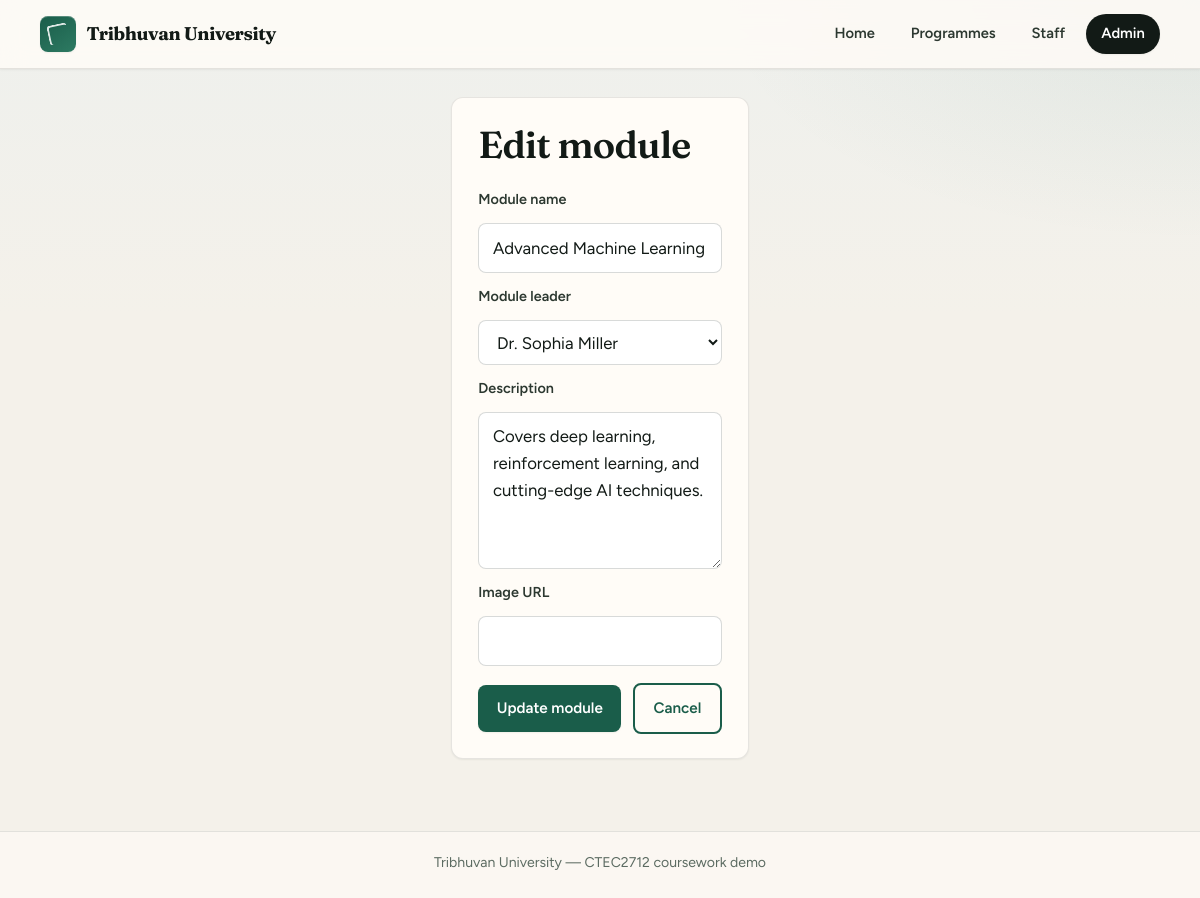
The app's page /admin/modules/19/edit (signed in) with its own data.
### tables this page shows
CREATE TABLE Modules (
    ModuleID INT PRIMARY KEY AUTO_INCREMENT,
    ModuleName VARCHAR(150) NOT NULL,
    ModuleLeaderID INT NULL,
    Description TEXT NULL,
    Image VARCHAR(255) NULL,
    FOREIGN KEY (ModuleLeaderID) REFERENCES Staff(StaffID) ON DELETE SET NULL ON UPDATE CASCADE,
    INDEX idx_modules_leader (ModuleLeaderID)
);

CREATE TABLE Staff (
    StaffID INT PRIMARY KEY,
    Name VARCHAR(120) NOT NULL,
    Username VARCHAR(80) NULL UNIQUE,
    PasswordHash VARCHAR(255) NULL
);

### app/core/Controller.php (called while the page is built, shortened)
<?php
class Controller
{
    protected function view(string $template, array $data = []): void
    {
        include __DIR__ . '/../views/layout.php';
    }
}

### app/controllers/AdminController.php (called while the page is built, shortened)
<?php
final class AdminController extends Controller
{
    private ModuleModel $modules;
    private StaffModel $staff;
    public function __construct()
    {
        $this->modules = new ModuleModel();
        $this->staff = new StaffModel();
    }
    public function moduleForm(?int $id = null): void
    {
        $this->view('admin/module_form', [
            'module' => $id ? $this->modules->find($id) : null,
            'staff' => $this->staff->all(),
            'action' => url($id ? '/admin/modules/' . $id . '/update' : '/admin/modules/create'),
        ]);
    }
}

### app/bootstrap.php (called while the page is built, shortened)
<?php
spl_autoload_register(static function (string $class): void {
    $prefixes = [
        'Core\\' => __DIR__ . '/core/',
        'Controllers\\' => __DIR__ . '/controllers/',
        'Models\\' => __DIR__ . '/models/',
    ];
    foreach ($prefixes as $prefix => $baseDir) {
        if (str_starts_with($class, $prefix)) {
            $relative = substr($class, strlen($prefix));
            $path = $baseDir . str_replace('\\', '/', $relative) . '.php';
            return;
        }
    }
});
function e(?string $value): string
{
    return htmlspecialchars((string) $value, ENT_QUOTES | ENT_SUBSTITUTE, 'UTF-8');
}
function request_base_path(): string
{
    static $cached = null;
    if ($cached !== null) {
        return $cached;
    }
    $script = (string) ($_SERVER['SCRIPT_NAME'] ?? '/index.php');
    $dir = str_replace('\\', '/', dirname($script));
    $cached = ($dir === '/' || $dir === '.') ? '' : rtrim($dir, '/');
    return $cached;
}
function url(string $path = '/'): string
{
    $base = request_base_path();
    if ($path === '' || $path === '/') {
        return $base === '' ? '/' : $base . '/';
    }
    $path = $path[0] === '/' ? $path : '/' . $path;
    return $base . $path;
}

### app/models/ModuleModel.php (called while the page is built, shortened)
<?php
final class ModuleModel
{
    private PDO $db;
    public function __construct()
    {
        $this->db = Database::connection();
    }
    public function find(int $id): ?array
    {
        $stmt = $this->db->prepare("SELECT * FROM Modules WHERE ModuleID = :id");
        $stmt->execute(['id' => $id]);
        $row = $stmt->fetch();
        return $row ?: null;
    }
}

### app/core/Database.php (called while the page is built, shortened)
<?php
final class Database
{
    private static ?PDO $pdo = null;
    public static function connection(): PDO
    {
        if (self::$pdo !== null) {
            return self::$pdo;
        }
        $host = app_config('db.host');
        $port = app_config('db.port');
        $socket = (string) app_config('db.socket');
        $name = app_config('db.name');
        $charset = app_config('db.charset');
        $user = app_config('db.user');
        $pass = app_config('db.pass');
        $dsn = $socket !== ''
            ? "mysql:unix_socket={$socket};dbname={$name};charset={$charset}"
            : "mysql:host={$host};port={$port};dbname={$name};charset={$charset}";
        try {
            self::$pdo = new PDO($dsn, $user, $pass, [
                PDO::ATTR_ERRMODE => PDO::ERRMODE_EXCEPTION,
                PDO::ATTR_DEFAULT_FETCH_MODE => PDO::FETCH_ASSOC,
                PDO::ATTR_EMULATE_PREPARES => false,
            ]);
        } catch (PDOException $exception) {
            throw new RuntimeException('Database connection failed: ' . $exception->getMessage());
        }
        return self::$pdo;
    }
}

### app/models/StaffModel.php (called while the page is built, shortened)
<?php
final class StaffModel
{
    private PDO $db;
    public function __construct()
    {
        $this->db = Database::connection();
    }
    public function all(): array
    {
        return $this->db->query(
            'SELECT StaffID, Name FROM Staff ORDER BY Name'
        )->fetchAll();
    }
}

### app/views/admin/module_form.php (the view, shortened to what this page needs)
<section class="admin-panel admin-panel--form">
    <h1 class="admin-page-title"><?= $module ? 'Edit module' : 'Create module' ?></h1>
    <form method="post" action="<?= e($action) ?>">
        <label for="name">Module name</label>
        <input id="name" name="name" required maxlength="150" value="<?= e($module['ModuleName'] ?? '') ?>">
        <label for="leader_id">Module leader</label>
        <select id="leader_id" name="leader_id">
            <?php foreach ($staff as $member): ?>
                <?php $selected = (int) ($module['ModuleLeaderID'] ?? 0) === (int) $member['StaffID']; ?>
                <option value="<?= (int) $member['StaffID'] ?>" <?= $selected ? 'selected' : '' ?>>
                    <?= e($member['Name']) ?>
                </option>
            <?php endforeach; ?>
        </select>
        <label for="description">Description</label>
        <textarea id="description" name="description" rows="5"><?= e($module['Description'] ?? '') ?></textarea>
        <label for="image">Image URL</label>
        <input id="image" name="image" maxlength="255" value="<?= e($module['Image'] ?? '') ?>">
        <div class="form-actions">
            <button type="submit"><?= $module ? 'Update module' : 'Create module' ?></button>
            <a href="<?= e(url('/admin')) ?>" class="button-link button-link--ghost">Cancel</a>
        </div>
    </form>
</section>

### public/assets/styles.css (style rules this page uses)
:root { color-scheme: light; --font-display: "Fraunces", Georgia, "Times New Roman", serif; --font-ui: "Figtree", system-ui, sans-serif; --ink: #121a16; --ink-soft: #2c3830; --bg: #f4f1ea; --bg-warm: #ebe6dc; --surface: #fffcf7; --surface-2: #f7f4ee; --primary: #1a5d4a; --primary-hover: #144a3b; --primary-muted: rgba(26, 93, 74, 0.12); --accent: #b8860b; --accent-soft: rgba(184, 134, 11, 0.15); --danger: #9b2335; --danger-soft: #fdeef0; --muted: #5c6b62; --border: rgba(18, 26, 22, 0.1); --border-strong: rgba(18, 26, 22, 0.16); --focus: #c9a227; --shadow-sm: 0 1px 2px rgba(18, 26, 22, 0.06); --shadow-md: 0 8px 24px rgba(18, 26, 22, 0.08); --shadow-lg: 0 20px 50px rgba(18, 26, 22, 0.12); --radius: 12px; --radius-sm: 8px; --radius-pill: 999px; }
*, *::before, *::after { box-sizing: border-box; }
html { scroll-behavior: smooth; }
body { margin: 0; min-height: 100vh; display: flex; flex-direction: column; font-family: var(--font-ui); font-size: 1.05rem; background-color: var(--bg); background-image: radial-gradient(ellipse 100% 80% at 100% -30%, rgba(26, 93, 74, 0.09), transparent 55%), radial-gradient(ellipse 70% 50% at 0% 100%, rgba(201, 162, 39, 0.07), transparent 50%); background-attachment: fixed; color: var(--ink); line-height: 1.6; }
body.site--admin { background-image: radial-gradient(ellipse 90% 60% at 100% 0%, rgba(26, 93, 74, 0.07), transparent 45%), linear-gradient(180deg, #eef0ed 0%, var(--bg) 35%); }
h1, h2, h3, h4 { font-family: var(--font-display); font-weight: 600; line-height: 1.22; color: var(--ink); letter-spacing: -0.02em; }
h1 { font-size: clamp(1.75rem, 4vw, 2.35rem); }
a { color: var(--primary); }
form { display: grid; gap: 0.75rem; max-width: 100%; }
label { font-weight: 600; font-size: 0.9rem; color: var(--ink-soft); }
input, select, textarea, button { font: inherit; }
input, select, textarea { width: 100%; padding: 0.65rem 0.85rem; border: 1px solid var(--border-strong); border-radius: var(--radius-sm); background: #fff; color: var(--ink); transition: border-color 0.2s ease, box-shadow 0.2s ease; }
.form-actions { display: flex; flex-wrap: wrap; gap: 0.75rem; align-items: center; margin-top: 0.35rem; }
button, .button-link { display: inline-flex; align-items: center; justify-content: center; gap: 0.35rem; border: 0; border-radius: var(--radius-sm); padding: 0.7rem 1.15rem; background: var(--primary); color: #fff; cursor: pointer; font-weight: 600; font-size: 0.95rem; text-decoration: none; box-shadow: var(--shadow-sm); transition: background 0.2s ease, transform 0.15s ease; }
.button-link { min-height: 46px; }
.button-link--ghost { background: transparent; color: var(--primary); border: 2px solid var(--primary); box-shadow: none; }
.admin-panel { background: var(--surface); border: 1px solid var(--border); border-radius: var(--radius); padding: 1.5rem 1.65rem; margin-bottom: 1.5rem; box-shadow: var(--shadow-sm); }
.admin-page-title { margin: 0 0 1.25rem; }
.admin-panel--form { max-width: 640px; }

### records on screen
modules: name "Advanced Machine Learning", leader_id "Dr. Sophia Miller", description "Covers deep learning, reinforcement learning, and cutting-edge AI techniques."

### other values on screen
app_config('app.name') "Tribhuvan University"
